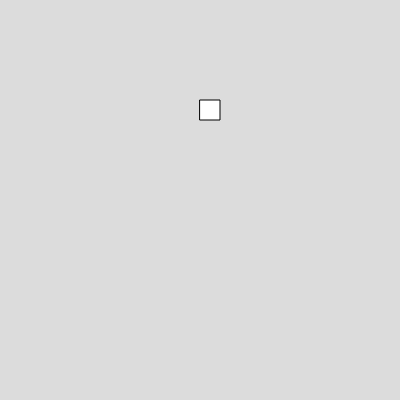
Frame 1 (no input)
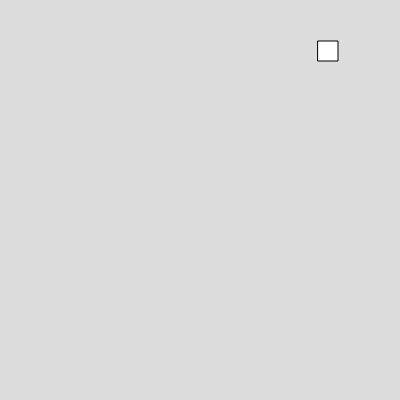
Frame 60 (no input)
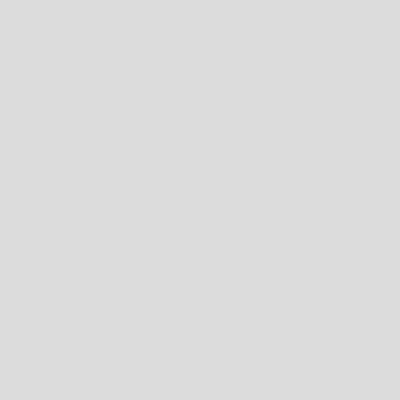
Frame 120 (the mouse pressed at the canvas centre since frame 60)

The p5.js sketch that drew these frames (run headless with seeded random() and noise() and a simulated clock; from frame 60 on, the mouse is pressed at the canvas centre):

// p5.js sketch
// ── sketch.js

function setup() 
{
  createCanvas(400, 400);
  box = new Box(200,100,20,20,2,1);
}

function draw() 
{
  background(220);
  box.show();
  box.move();
  box.moveup();
}


// ── box.js
class Box
  {
    constructor(x,y,w,h,vx,vy)
    {
      this.x =x;
      this.y =y;
      this.w =w;
      this.h = h;
      this.vx = vx;
      this.vy = vy;
    }
    
    show()
    {
      rect(this.x,this.y,this.w,this.h)
    }
    
    move()
    {
      this.x = this.x+this.vx;
    }

    moveup(){
     this.y = this.y - this.vy 
    }

  }

  
